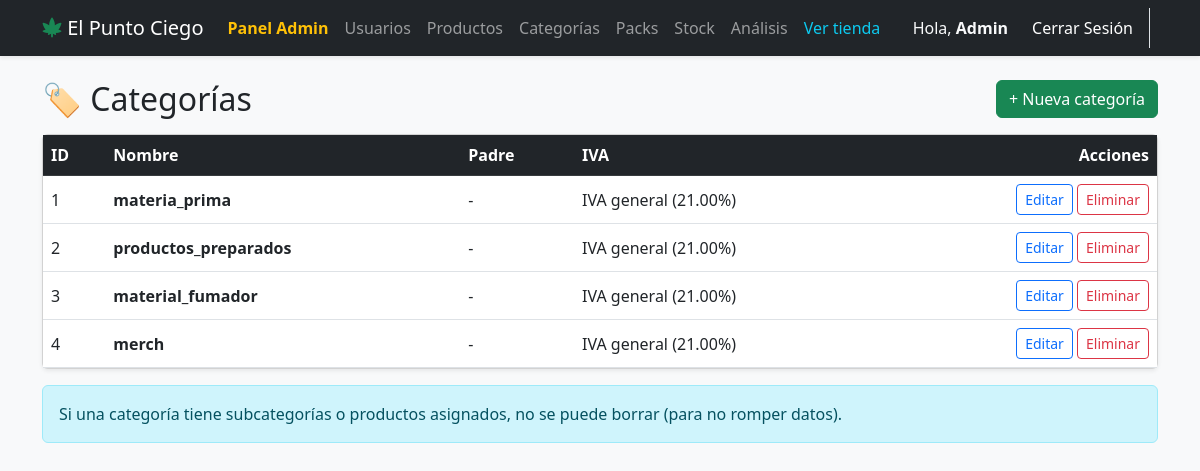
/index.php?c=admin_category&a=index (signed in), run on the app's committed database.
### tables this page shows
CREATE TABLE categories (
    id INT AUTO_INCREMENT,
    name VARCHAR(255) NOT NULL,
    parent_id INT NULL,
    image VARCHAR(255),
    tax_id INT NULL,
    date_create DATETIME NOT NULL DEFAULT CURRENT_TIMESTAMP,
    last_date DATETIME NULL,
    CONSTRAINT pk_categories PRIMARY KEY (id),
    CONSTRAINT fk_categories_parent
        FOREIGN KEY (parent_id) REFERENCES categories(id)
        ON DELETE SET NULL ON UPDATE CASCADE,
    CONSTRAINT fk_categories_tax
        FOREIGN KEY (tax_id) REFERENCES taxes(id)
        ON DELETE SET NULL ON UPDATE CASCADE
);

CREATE TABLE taxes (
    id INT AUTO_INCREMENT,
    name VARCHAR(100) NOT NULL,
    rate_iva  DECIMAL(5,2) NOT NULL,
    CONSTRAINT pk_taxes PRIMARY KEY (id)
);

### controller/admin_category_controller.php (called while the page is built, shortened)
<?php
require_once 'model/CategoryModel.php';
class AdminCategoryController
{
    public function index()
    {
        $categoryModel = new CategoryModel();
        $categories = $categoryModel->getAllWithParentAndTax();
        require 'views/admin/categories/index.php';
        require 'views/layouts/main.php';
    }
}

### model/conectaDB.php (called while the page is built, shortened)
<?php
class DB {
	protected static $instance;
	public static function getInstance() {
		if(empty(self::$instance)) {
			$db_info = array(
				"db_host" => "localhost",
				"db_port" => "3306",
				"db_user" => "root",
				"db_pass" => "",
				"db_name" => "el_punto_ciego"
            );
			try {
				self::$instance = new PDO("mysql:host=".$db_info['db_host'].';port='.$db_info['db_port'].';dbname='.$db_info['db_name'], $db_info['db_user'], $db_info['db_pass']);
				self::$instance->setAttribute(PDO::ATTR_ERRMODE, PDO::ERRMODE_SILENT);
				self::$instance->query('SET NAMES utf8');
				self::$instance->query('SET CHARACTER SET utf8');
			} catch(PDOException $error) {
				echo $error->getMessage();
			}
		}
		return self::$instance;
	}
}
?>

### model/CategoryModel.php (called while the page is built, shortened)
<?php
require_once 'model/conectaDB.php';
class CategoryModel {
    private $db;
    public function __construct() {
        $this->db = DB::getInstance();
    }
    public function getAllWithParentAndTax(): array
    {
        $sql = "SELECT
                c.id, c.name, c.image, c.parent_id, c.tax_id, c.date_create,
                p.name AS parent_name,
                t.name AS tax_name,
                t.rate_iva AS tax_rate
                FROM categories c
                LEFT JOIN categories p ON p.id = c.parent_id
                LEFT JOIN taxes t ON t.id = c.tax_id
                ORDER BY COALESCE(c.parent_id, c.id), c.name ASC";
        $stmt = $this->db->prepare($sql);
        $stmt->execute();
        return $stmt->fetchAll(PDO::FETCH_ASSOC);
    }
}

### views/admin/categories/index.php (the view, shortened to what this page needs)
<div class="d-flex justify-content-between align-items-center mb-3">
  <h2 class="mb-0">🏷️ Categorías</h2>
  <a class="btn btn-success" href="index.php?c=admin_category&a=create">+ Nueva categoría</a>
</div>
<div class="card shadow-sm">
  <div class="table-responsive">
    <table class="table table-hover align-middle mb-0">
      <thead class="table-dark">
        <tr>
          <th>ID</th>
          <th>Nombre</th>
          <th>Padre</th>
          <th>IVA</th>
          <th class="text-end">Acciones</th>
        </tr>
      </thead>
      <tbody>
        <?php foreach ($categories as $c): ?>
          <tr>
            <td><?php echo (int)$c['id']; ?></td>
            <td><strong><?php echo htmlspecialchars($c['name']); ?></strong></td>
            <td><?php echo htmlspecialchars($c['parent_name'] ?? '-'); ?></td>
            <td>
              <?php if (!empty($c['tax_name'])): ?>
                <?php echo htmlspecialchars($c['tax_name']); ?> (<?php echo number_format((float)$c['tax_rate'], 2); ?>%)
              <?php else: ?>
                -
              <?php endif; ?>
            </td>
            <td class="text-end">
              <a class="btn btn-sm btn-outline-primary"
                 href="index.php?c=admin_category&a=edit&id=<?php echo (int)$c['id']; ?>">
                Editar
              </a>
              <form class="d-inline" method="POST" action="index.php?c=admin_category&a=delete"
                    onsubmit="return confirm('¿Eliminar categoría?');">
                <button class="btn btn-sm btn-outline-danger">Eliminar</button>
              </form>
            </td>
          </tr>
        <?php endforeach; ?>
      </tbody>
    </table>
  </div>
</div>
<div class="alert alert-info mt-3 mb-0">
  Si una categoría tiene subcategorías o productos asignados, no se puede borrar (para no romper datos).
</div>

### public/css/styles.css (style rules this page uses)
.card { transition: transform .15s ease, box-shadow .15s ease; }

### data on the page
categories: id "1", name "materia_prima", parent_name "-", tax.name "IVA general", tax.rate_iva "21.00"
categories: id "2", name "productos_preparados", parent_name "-", tax.name "IVA general", tax.rate_iva "21.00"
categories: id "3", name "material_fumador", parent_name "-", tax.name "IVA general", tax.rate_iva "21.00"
categories: id "4", name "merch", parent_name "-", tax.name "IVA general", tax.rate_iva "21.00"

### other printed values
$_SESSION['user_name'] "Admin"
